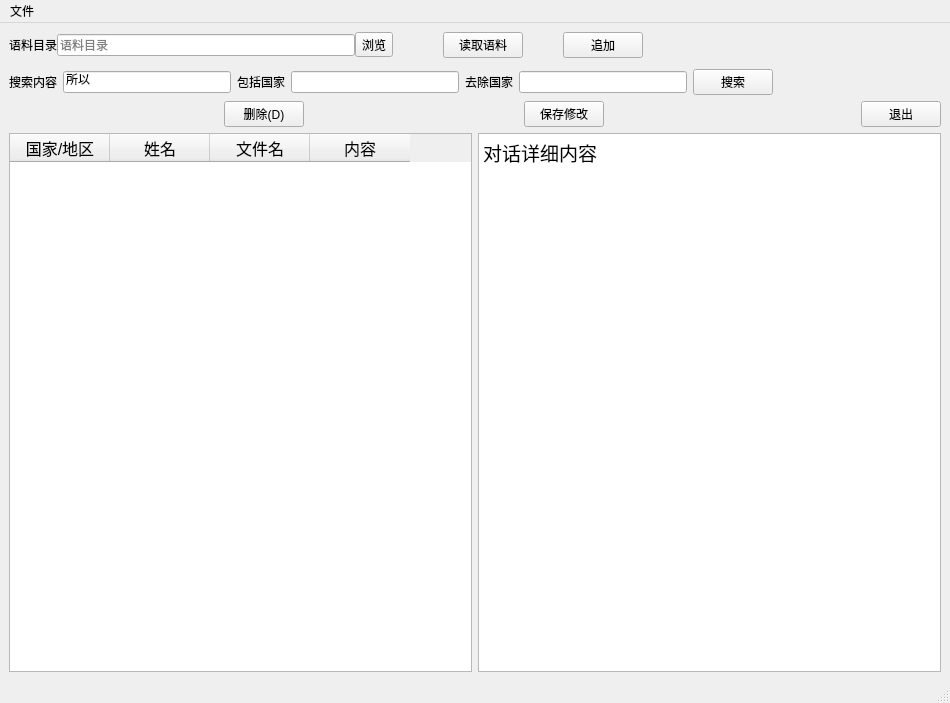
<?xml version="1.0" encoding="UTF-8"?>
<ui version="4.0">
 <class>MainWindow</class>
 <widget class="QMainWindow" name="MainWindow">
  <property name="geometry">
   <rect>
    <x>0</x>
    <y>0</y>
    <width>950</width>
    <height>703</height>
   </rect>
  </property>
  <property name="windowTitle">
   <string>语料库</string>
  </property>
  <widget class="QWidget" name="centralwidget">
   <layout class="QVBoxLayout" name="verticalLayout">
    <item>
     <layout class="QHBoxLayout" name="horizontalLayout_gen" stretch="0,0,0,0,0,0,0,0">
      <property name="spacing">
       <number>0</number>
      </property>
      <property name="leftMargin">
       <number>0</number>
      </property>
      <item>
       <widget class="QLabel" name="label">
        <property name="text">
         <string>语料目录</string>
        </property>
       </widget>
      </item>
      <item>
       <widget class="QLineEdit" name="lineEdit">
        <property name="text">
         <string/>
        </property>
        <property name="placeholderText">
         <string>语料目录</string>
        </property>
       </widget>
      </item>
      <item>
       <widget class="QToolButton" name="toolButton">
        <property name="text">
         <string>浏览</string>
        </property>
       </widget>
      </item>
      <item>
       <spacer name="horizontalSpacer">
        <property name="orientation">
         <enum>Qt::Horizontal</enum>
        </property>
        <property name="sizeType">
         <enum>QSizePolicy::Fixed</enum>
        </property>
        <property name="sizeHint" stdset="0">
         <size>
          <width>50</width>
          <height>0</height>
         </size>
        </property>
       </spacer>
      </item>
      <item>
       <widget class="QPushButton" name="pushButton_read">
        <property name="text">
         <string>读取语料</string>
        </property>
       </widget>
      </item>
      <item>
       <spacer name="horizontalSpacer_6">
        <property name="orientation">
         <enum>Qt::Horizontal</enum>
        </property>
        <property name="sizeType">
         <enum>QSizePolicy::Minimum</enum>
        </property>
        <property name="sizeHint" stdset="0">
         <size>
          <width>40</width>
          <height>20</height>
         </size>
        </property>
       </spacer>
      </item>
      <item>
       <widget class="QPushButton" name="pushButton_add">
        <property name="text">
         <string>追加</string>
        </property>
       </widget>
      </item>
      <item>
       <spacer name="horizontalSpacer_4">
        <property name="orientation">
         <enum>Qt::Horizontal</enum>
        </property>
        <property name="sizeHint" stdset="0">
         <size>
          <width>40</width>
          <height>20</height>
         </size>
        </property>
       </spacer>
      </item>
     </layout>
    </item>
    <item>
     <spacer name="verticalSpacer_2">
      <property name="orientation">
       <enum>Qt::Vertical</enum>
      </property>
      <property name="sizeType">
       <enum>QSizePolicy::Fixed</enum>
      </property>
      <property name="sizeHint" stdset="0">
       <size>
        <width>20</width>
        <height>5</height>
       </size>
      </property>
     </spacer>
    </item>
    <item>
     <layout class="QHBoxLayout" name="horizontalLayout_search">
      <item>
       <widget class="QLabel" name="label_2">
        <property name="text">
         <string>搜索内容</string>
        </property>
       </widget>
      </item>
      <item>
       <widget class="QLineEdit" name="lineEdit_search">
        <property name="text">
         <string>所以</string>
        </property>
        <property name="placeholderText">
         <string>搜索内容</string>
        </property>
       </widget>
      </item>
      <item>
       <widget class="QLabel" name="label_3">
        <property name="text">
         <string>包括国家</string>
        </property>
       </widget>
      </item>
      <item>
       <widget class="QLineEdit" name="lineEdit_include">
        <property name="text">
         <string/>
        </property>
       </widget>
      </item>
      <item>
       <widget class="QLabel" name="label_4">
        <property name="text">
         <string>去除国家</string>
        </property>
       </widget>
      </item>
      <item>
       <widget class="QLineEdit" name="lineEdit_exclude">
        <property name="text">
         <string/>
        </property>
       </widget>
      </item>
      <item>
       <widget class="QPushButton" name="pushButton_search">
        <property name="text">
         <string>搜索</string>
        </property>
       </widget>
      </item>
      <item>
       <spacer name="horizontalSpacer_5">
        <property name="orientation">
         <enum>Qt::Horizontal</enum>
        </property>
        <property name="sizeHint" stdset="0">
         <size>
          <width>40</width>
          <height>20</height>
         </size>
        </property>
       </spacer>
      </item>
     </layout>
    </item>
    <item>
     <layout class="QVBoxLayout" name="verticalLayout_2"/>
    </item>
    <item>
     <layout class="QHBoxLayout" name="horizontalLayout_2">
      <item>
       <spacer name="horizontalSpacer_2">
        <property name="orientation">
         <enum>Qt::Horizontal</enum>
        </property>
        <property name="sizeHint" stdset="0">
         <size>
          <width>40</width>
          <height>20</height>
         </size>
        </property>
       </spacer>
      </item>
      <item>
       <widget class="QPushButton" name="pushButton_delete">
        <property name="text">
         <string>删除(D)</string>
        </property>
       </widget>
      </item>
      <item>
       <spacer name="horizontalSpacer_7">
        <property name="orientation">
         <enum>Qt::Horizontal</enum>
        </property>
        <property name="sizeType">
         <enum>QSizePolicy::Expanding</enum>
        </property>
        <property name="sizeHint" stdset="0">
         <size>
          <width>40</width>
          <height>20</height>
         </size>
        </property>
       </spacer>
      </item>
      <item>
       <widget class="QPushButton" name="pushButton_saveDialog">
        <property name="text">
         <string>保存修改</string>
        </property>
       </widget>
      </item>
      <item>
       <widget class="QLabel" name="label_save_dialog">
        <property name="sizePolicy">
         <sizepolicy hsizetype="Fixed" vsizetype="Preferred">
          <horstretch>0</horstretch>
          <verstretch>0</verstretch>
         </sizepolicy>
        </property>
        <property name="minimumSize">
         <size>
          <width>30</width>
          <height>0</height>
         </size>
        </property>
        <property name="text">
         <string/>
        </property>
       </widget>
      </item>
      <item>
       <spacer name="horizontalSpacer_3">
        <property name="orientation">
         <enum>Qt::Horizontal</enum>
        </property>
        <property name="sizeHint" stdset="0">
         <size>
          <width>40</width>
          <height>20</height>
         </size>
        </property>
       </spacer>
      </item>
      <item>
       <widget class="QPushButton" name="pushButton">
        <property name="text">
         <string>退出</string>
        </property>
       </widget>
      </item>
     </layout>
    </item>
    <item>
     <layout class="QHBoxLayout" name="horizontalLayout">
      <item>
       <widget class="QTableWidget" name="tableWidget">
        <property name="font">
         <font>
          <pointsize>12</pointsize>
         </font>
        </property>
        <property name="gridStyle">
         <enum>Qt::SolidLine</enum>
        </property>
        <attribute name="verticalHeaderDefaultSectionSize">
         <number>60</number>
        </attribute>
        <column>
         <property name="text">
          <string>国家/地区</string>
         </property>
        </column>
        <column>
         <property name="text">
          <string>姓名</string>
         </property>
        </column>
        <column>
         <property name="text">
          <string>文件名</string>
         </property>
        </column>
        <column>
         <property name="text">
          <string>内容</string>
         </property>
        </column>
       </widget>
      </item>
      <item>
       <widget class="QTextEdit" name="textEdit">
        <property name="font">
         <font>
          <family>微软雅黑</family>
          <pointsize>14</pointsize>
         </font>
        </property>
        <property name="html">
         <string>&lt;!DOCTYPE HTML PUBLIC &quot;-//W3C//DTD HTML 4.0//EN&quot; &quot;http://www.w3.org/TR/REC-html40/strict.dtd&quot;&gt;
&lt;html&gt;&lt;head&gt;&lt;meta name=&quot;qrichtext&quot; content=&quot;1&quot; /&gt;&lt;style type=&quot;text/css&quot;&gt;
p, li { white-space: pre-wrap; }
&lt;/style&gt;&lt;/head&gt;&lt;body style=&quot; font-family:'微软雅黑'; font-size:14pt; font-weight:400; font-style:normal;&quot;&gt;
&lt;p style=&quot; margin-top:0px; margin-bottom:0px; margin-left:0px; margin-right:0px; -qt-block-indent:0; text-indent:0px;&quot;&gt;对话详细内容&lt;/p&gt;&lt;/body&gt;&lt;/html&gt;</string>
        </property>
       </widget>
      </item>
     </layout>
    </item>
   </layout>
   <zorder>verticalSpacer_2</zorder>
  </widget>
  <widget class="QMenuBar" name="menuBar">
   <property name="geometry">
    <rect>
     <x>0</x>
     <y>0</y>
     <width>950</width>
     <height>26</height>
    </rect>
   </property>
   <widget class="QMenu" name="menu">
    <property name="title">
     <string>文件</string>
    </property>
    <addaction name="actionLoad"/>
    <addaction name="actionSave"/>
    <addaction name="actionExcel"/>
    <addaction name="actionStat"/>
    <addaction name="actionAbout"/>
    <addaction name="separator"/>
    <addaction name="actionQuit"/>
   </widget>
   <addaction name="menu"/>
  </widget>
  <widget class="QStatusBar" name="statusBar1"/>
  <action name="actionBbbb">
   <property name="text">
    <string>bbbb</string>
   </property>
  </action>
  <action name="actionSave">
   <property name="text">
    <string>保存</string>
   </property>
  </action>
  <action name="actionQuit">
   <property name="text">
    <string>退出</string>
   </property>
  </action>
  <action name="actionLoad">
   <property name="text">
    <string>打开</string>
   </property>
  </action>
  <action name="actionExcel">
   <property name="text">
    <string>搜索结果导出excel</string>
   </property>
  </action>
  <action name="actionStat">
   <property name="text">
    <string>统计</string>
   </property>
  </action>
  <action name="actionAbout">
   <property name="text">
    <string>关于</string>
   </property>
  </action>
 </widget>
 <resources/>
 <connections>
  <connection>
   <sender>pushButton</sender>
   <signal>clicked()</signal>
   <receiver>MainWindow</receiver>
   <slot>close()</slot>
   <hints>
    <hint type="sourcelabel">
     <x>850</x>
     <y>110</y>
    </hint>
    <hint type="destinationlabel">
     <x>804</x>
     <y>-10</y>
    </hint>
   </hints>
  </connection>
 </connections>
</ui>
